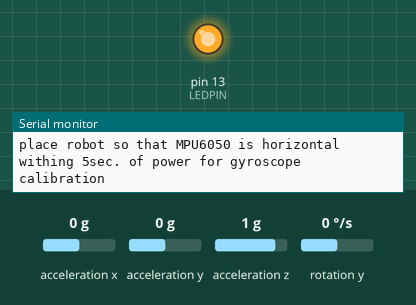
Simulated run of this sketch. Board: Arduino Uno, built with avr-gcc and run on an emulated ATmega328P. Shown: output pins drawn as LEDs (lit = HIGH), the last lines printed to the serial monitor. Wiring (inferred from the names in the program): MPU-6050 motion sensor at I2C address 0x68. The test bench sets the inputs (shaded band); at power-on: acceleration x 0 g, acceleration y 0 g, acceleration z 1 g, rotation y 0 °/s.

Above: at 0.1 s.
At 17.4 s:
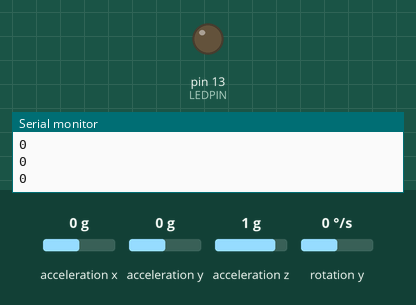
Timing chart, 0 to 18.9 s (numbered marks = the images above):
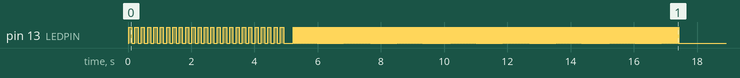

The sketch:

eassaiMPU6050.ino
```cpp
/*
 * based on the GyRobo Code "Bal_Code_v8_with_bluetooth_working_SVPWM"
 * No balancing
 *  * Gyro MPU6050 on the NoRobo but it's used only to get data, not to change anything
 *
 * This is a mix of NoRobo-Joystick-BT-commander-2016-04-07.ino & the balancing GyRobo code
 * Still not balancing - just reading angle and acceleration and calculating angle
 *
 * Reste 1 défaut : au démarrage, le moteur D fait des à coups
 *
 * HC-05 Bluetooth setup for 57 600 baud on the TX and RX pins
 * Joystick BT Commander Version 5.2
 * Button #1: "ON", Button #2: "Fast"
 *
 * Data field #1: "data1", Data field #2: "Power", Data field #3: "Cycle (ms)"
 * note: cycle time must not exceed 4ms
 */


#pragma GCC optimize ("3")


//main loop--------------------------------------------------------
#define LEDPIN   13

bool power = false;            //run only when power is true

uint16_t freqCounter = 0;
uint16_t oldfreqCounter = 0;
uint16_t loop_time = 0;         //how fast is the main loop running

//angle calculations from MPU-6050--------------------------------------------------
#include <Wire.h>

#define MPU6050 0x68              //Device address (standard)
#define ACCEL_CONFIG 0x1C         //Accelerometer configuration address
#define GYRO_CONFIG 0x1B          //Gyro configuration address

//Registers: Accelerometer, Temp, Gyroscope
#define ACCEL_XOUT_H 0x3B
#define ACCEL_XOUT_L 0x3C
#define ACCEL_YOUT_H 0x3D
#define ACCEL_YOUT_L 0x3E
#define ACCEL_ZOUT_H 0x3F
#define ACCEL_ZOUT_L 0x40
#define TEMP_OUT_H 0x41
#define TEMP_OUT_L 0x42
#define GYRO_XOUT_H 0x43
#define GYRO_XOUT_L 0x44
#define GYRO_YOUT_H 0x45
#define GYRO_YOUT_L 0x46
#define GYRO_ZOUT_H 0x47
#define GYRO_ZOUT_L 0x48

#define PWR_MGMT_1 0x6B
#define PWR_MGMT_2 0x6C


//Sensor output scaling
#define accSens 0             // 0 = 2g, 1 = 4g, 2 = 8g, 3 = 16g
#define gyroSens 1            // 0 = 250rad/s, 1 = 500rad/s, 2 1000rad/s, 3 = 2000rad/s


int16_t  AcZ, AcX, GyY;       // my gyro with x forward, y left-right, z vertical

int16_t  AcZ_offset = 0;
int16_t  AcX_offset = 0;
int16_t  GyY_offset = 0;
int32_t  GyY_offset_sum = 0;

int32_t GyY_filter[32];
uint8_t filter_count = 0;
int32_t  GyY_F;
float robot_angle;
float Acc_angle;            //angle calculated from acc. measurments

bool vertical = false;      //is the robot vertical enough to run

bool GyY_filter_on = true;  //apply simple average filter to Z gyro reading

#define Gyro_amount 0.996   //percent of gyro in complementary filter T/(T+del_t) del_t: sampling rate, T acc. timeconstant ~1s


/****************************************************************************************************
 * SETUP
 ****************************************************************************************************/

void setup()
{
  pinMode (LEDPIN, OUTPUT);

  // Start Serial Port
  Serial.begin(57600);
  Serial.println("NoRobo_with_bluetooth_working_V0.1" );
  Serial.println("The NoRobo should be on its head, (wheels up !)" );
  Serial.println("place robot so that MPU6050 is horizontal withing 5sec. of power for gyroscope calibration");

  for (int i = 0; i < 50; i++)
  {
    digitalWrite(LEDPIN, !digitalRead(LEDPIN));
    delay (100);
  }

  //setup robot angle calculation
  Serial.println("calibrating gyroscope...........");
  angle_init();
  Serial.println("GYRO Setup is DONE");

  Serial.println("place robot vertical to run");

  // empty RX buffer
  while (Serial.available())  Serial.read();
}

/****************************************************************************************************
 * LOOP
 ****************************************************************************************************/

void loop()
{
  //run main loop every ~4ms
  if ((freqCounter & 0x07f) == 0)
  {
    // record when loop starts
    oldfreqCounter = freqCounter;
    //calculate angle of robot
    angle_calc();

    /***********************
     * to print the values in a table
    ***********************/

      Serial.print("GyY = "); Serial.print(GyY); Serial.print("\t");
      Serial.print(" | AcX = "); Serial.print(AcX); Serial.print("\t");
      Serial.print(" | AcZ = "); Serial.print(AcZ); Serial.print("\t");
      Serial.print(" | robot_angle = "); Serial.print(robot_angle); Serial.print("\t");
      Serial.print(" | Acc_angle = "); Serial.print(Acc_angle); Serial.print("\t");
      // Serial.print(" | vertical = "); Serial.print(vertical); Serial.print("\t");
      Serial.print("\n");
      delay(1000);
    /************************/


    //calculate loop time
    if (freqCounter > oldfreqCounter)
    {
      if (loop_time < (freqCounter - oldfreqCounter)) loop_time = freqCounter - oldfreqCounter;
    }

  }
}


//------------------------------------------------------------------
//Robot angle calculations------------------------------------------
//------------------------------------------------------------------

void writeTo(byte device, byte address, byte value) {
  Wire.beginTransmission(device);
  Wire.write(address);
  Wire.write(value);
  Wire.endTransmission(true);
}


//setup MPU6050
void angle_init()
{
  Wire.begin();
  delay (100);
  writeTo(MPU6050, PWR_MGMT_1, 0);
  writeTo(MPU6050, ACCEL_CONFIG, accSens << 3); // Specifying output scaling of accelerometer
  writeTo(MPU6050, GYRO_CONFIG, gyroSens << 3); // Specifying output scaling of gyroscope
  delay (100);

  // calc Z gyro offset by averaging 1024 values
  if (GyY_filter_on == true)
  {
    GyY_filter_on = false;
    for (int i = 0; i < 1024; i++)
    {
      angle_calc();
      Serial.println(GyY);
      GyY_offset_sum += GyY;
      digitalWrite(LEDPIN, !digitalRead(LEDPIN));
      delay (10);
    }
    GyY_filter_on = true;
  }
  else
  {
    for (int i = 0; i < 1024; i++)
    {
      angle_calc();
      Serial.println(GyY);
      GyY_offset_sum += GyY;
      digitalWrite(LEDPIN, !digitalRead(LEDPIN));
      delay (10);
    }
  }
  GyY_offset = GyY_offset_sum >> 10;
  Serial.print("GyY offset value = ");
  Serial.println(GyY_offset);
}


//calculate robot tilt angle
void angle_calc()
{
  // read raw accel/gyro measurements from device
  Wire.beginTransmission(MPU6050);
  Wire.write(0x3B);                  // starting with register 0x3B (ACCEL_XOUT_H)
  Wire.endTransmission(false);
  Wire.requestFrom(MPU6050,2,true);  // request a total of 2 registers
  AcX=Wire.read()<<8|Wire.read();  // 0x3B (ACCEL_XOUT_H) & 0x3C (ACCEL_XOUT_L)

  Wire.beginTransmission(MPU6050);
  Wire.write(0x3F);          // starting with register 0x3F (ACCEL_ZOUT_H)
  Wire.endTransmission(false);
  Wire.requestFrom(MPU6050, 2, true);  // request a total of 2 registers
  AcZ=Wire.read()<<8|Wire.read();  // 0x3F (ACCEL_ZOUT_H) & 0x40 (ACCEL_ZOUT_L)

  Wire.beginTransmission(MPU6050);
  Wire.write(0x45);       // starting with register 0x45 (GYRO_YOUT_H)
  Wire.endTransmission(false);
  Wire.requestFrom(MPU6050, 2, true);  // request a total of 2 registers
  GyY=Wire.read()<<8|Wire.read();  // 0x45 (GYRO_YOUT_H) & 0x46 (GYRO_YOUT_L)

  if (GyY_filter_on == true)
  {
    // simple low pass filter on gyro
    GyY_filter[filter_count] = GyY;

    filter_count++;

    if (filter_count > 15) filter_count = 0;

    GyY_F = 0;
    for (int i = 0; i < 16; i++)
    {
      GyY_F += GyY_filter[i];
      GyY = GyY_F >> 4;
    }
  }

  // add mpu6050 offset values
  AcZ += AcZ_offset;
  AcX += AcX_offset;
  GyY += GyY_offset;

  //use complementary filter to calculate robot angle
  robot_angle -= GyY * 6.07968E-5;                      //integrate gyroscope to get angle       * 0.003984 (sec) / 65.536 (bits / (deg/sec))
  //robot_angle += GyY * 6.07968E-5;                      //integrate gyroscope to get angle       * 0.003984 (sec) / 65.536 (bits / (deg/sec))
  Acc_angle =  atan2(AcX, -AcZ) * 57.2958;              //angle from acc. values       * 57.2958 (deg/rad)
  robot_angle = robot_angle * Gyro_amount + Acc_angle * (1.0 - Gyro_amount);


  //check if robot is vertical
  if (robot_angle > 50 || robot_angle < -50) vertical = false;
  if (robot_angle < 1 && robot_angle > -1) vertical = true;


}


//--------------------------------------------------------------
// code loop timing---------------------------------------------
//--------------------------------------------------------------
// minimize interrupt code length
// is called every 31.875us (510 clock cycles)  ???????
ISR( TIMER1_OVF_vect )
{
  //every 32 count of freqCounter ~1ms
  freqCounter++;

  if ((freqCounter & 0x01) == 0)
  {
    /*
    R_MotorStep += R_Speed;
    L_MotorStep += L_Speed;
    */
  }
}
```
